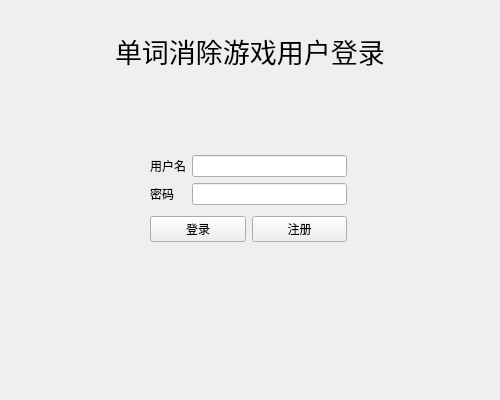
<?xml version="1.0" encoding="UTF-8"?>
<ui version="4.0">
 <class>Login</class>
 <widget class="QWidget" name="Login">
  <property name="geometry">
   <rect>
    <x>0</x>
    <y>0</y>
    <width>500</width>
    <height>400</height>
   </rect>
  </property>
  <property name="windowTitle">
   <string>登录</string>
  </property>
  <widget class="QWidget" name="layoutWidget_2">
   <property name="geometry">
    <rect>
     <x>150</x>
     <y>150</y>
     <width>197</width>
     <height>99</height>
    </rect>
   </property>
   <layout class="QGridLayout" name="gridLayout_login">
    <item row="0" column="0">
     <layout class="QGridLayout" name="gridLayout_input">
      <item row="1" column="0">
       <widget class="QLabel" name="label_passWord">
        <property name="text">
         <string>密码</string>
        </property>
       </widget>
      </item>
      <item row="0" column="0">
       <widget class="QLabel" name="label_userName">
        <property name="text">
         <string>用户名</string>
        </property>
       </widget>
      </item>
      <item row="1" column="1">
       <widget class="QLineEdit" name="passWord">
        <property name="echoMode">
         <enum>QLineEdit::Password</enum>
        </property>
       </widget>
      </item>
      <item row="0" column="1">
       <widget class="QLineEdit" name="userName"/>
      </item>
     </layout>
    </item>
    <item row="1" column="0">
     <layout class="QGridLayout" name="gridLayout_button">
      <item row="0" column="0">
       <widget class="QPushButton" name="loginButton">
        <property name="text">
         <string>登录</string>
        </property>
       </widget>
      </item>
      <item row="0" column="1">
       <widget class="QPushButton" name="registerButton">
        <property name="text">
         <string>注册</string>
        </property>
       </widget>
      </item>
     </layout>
    </item>
   </layout>
  </widget>
  <widget class="QLabel" name="label_title">
   <property name="geometry">
    <rect>
     <x>115</x>
     <y>30</y>
     <width>270</width>
     <height>41</height>
    </rect>
   </property>
   <property name="font">
    <font>
     <family>Ubuntu</family>
     <pointsize>20</pointsize>
     <weight>50</weight>
     <italic>false</italic>
     <bold>false</bold>
    </font>
   </property>
   <property name="styleSheet">
    <string notr="true">font: 20pt;</string>
   </property>
   <property name="text">
    <string>单词消除游戏用户登录</string>
   </property>
   <property name="textFormat">
    <enum>Qt::AutoText</enum>
   </property>
  </widget>
 </widget>
 <tabstops>
  <tabstop>userName</tabstop>
  <tabstop>passWord</tabstop>
  <tabstop>loginButton</tabstop>
  <tabstop>registerButton</tabstop>
 </tabstops>
 <resources/>
 <connections/>
</ui>
